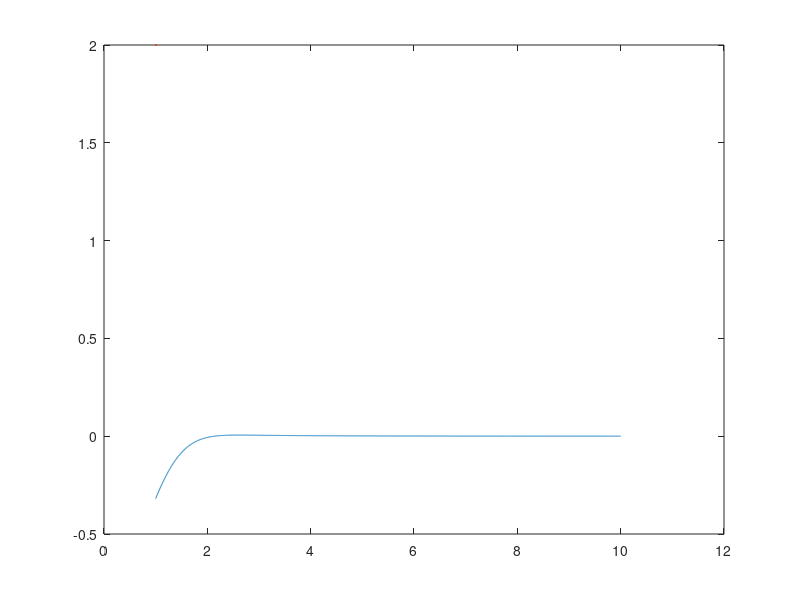

The MATLAB source for this figure:
c = 3 * 10^10;
np = 1e14;
sigma = 1e-16;
Rp = 50;
T0 = 1;
Tp = 100;
mp = 938.27 * 10^6;
mg = mp;
alpha = mp/(mp+mg);
VT0 = sqrt(2*T0 / mg) * c;
VTp = sqrt(2*Tp / mp) * c;

A = sigma * np * Rp;
a = VTp * 2 * alpha / VT0;

x = linspace(2*alpha,a,3000);
F = A / a * exp(-x.^2 / a^2) ./ x.^2 - exp(-x.^2);
plot(x,F, LineWidth=2);